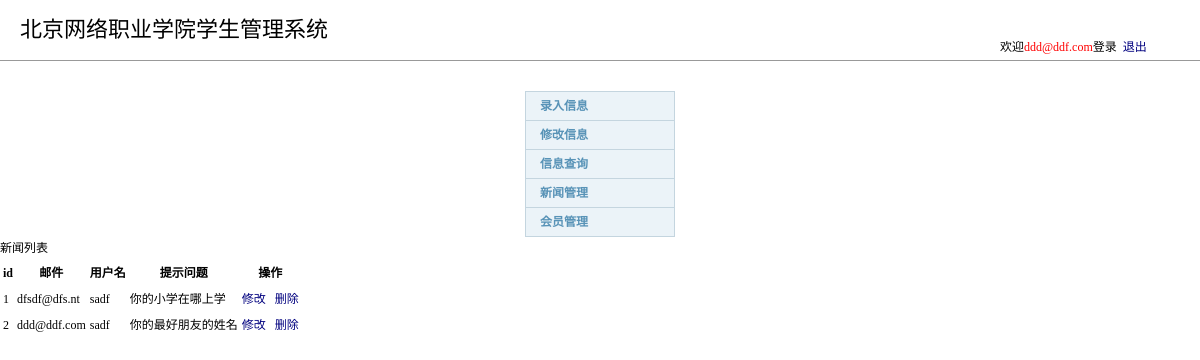
The page /user-vip.php (signed in) on the database its author committed.
### tables this page shows
CREATE TABLE `user` (
  `id` int(11) NOT NULL AUTO_INCREMENT,
  `email` varchar(100) DEFAULT NULL COMMENT '电子邮件，不可重复',
  `name` varchar(100) DEFAULT NULL COMMENT '昵称，可重复',
  `password` varchar(16) DEFAULT NULL COMMENT '密码',
  `question` varchar(255) DEFAULT NULL COMMENT '密码提示问题',
  `answer` varchar(255) DEFAULT NULL COMMENT '忘记密码答案',
  PRIMARY KEY (`id`)
);

### user-vip.php (the view, shortened to what this page needs)
<?php include("head.php"); ?>
<?php
include("conn.php");
$sql = "select id,email,name,question from user";
$result = mysqli_query($conn, $sql);
 ?>
<div class="sui-layout">
	<div class="sidebar">
		<?php include("leftmenu.php"); ?>
	</div>
	<div class="content">
		<p class="sui-text-xxlarge">新闻列表</p>
		<table class="sui-table table-primary">
			<tr>
				<th>id</th>
				<th>邮件</th>
				<th>用户名</th>
				<th>提示问题</th>
				<th>操作</th>
			</tr>
			<?php
			if (mysqli_num_rows($result)>0) {
				while($row=mysqli_fetch_assoc($result)){
					echo "<tr>
					<td>{$row['id']}</td>
					<td>{$row['email']}</td>
					<td>{$row['name']}</td>
					<td>{$row['question']}</td>
					<td>
						<a class='sui-btn btn-small btn-warning' href='user-vip-update.php?kid={$row['id']}'>修改</a>&nbsp;&nbsp;
						<a class='sui-btn btn-small btn-danger' href='user-vip-del.php?kid={$row['id']}'>删除</a>
					</td>
					</tr>";
				}
			}else{
				echo "没有记录";
			}
			?>
		</table>
	</div>
</div>

### css/default.css (style rules this page uses)
body { margin:0;padding:0 0 12px 0;font-size:12px;line-height:22px;font-family:"\5b8b\4f53","Arial Narrow";background:#fff; }
form,ul,li,p,h1,h2,h3,h4,h5,h6 { margin:0;padding:0; }
a { color:#00007F;text-decoration:none; }

### rows shown on the page
user: id "1", email "dfsdf@dfs.nt", name "sadf", question "你的小学在哪上学"
user: id "2", email "ddd@ddf.com", name "sadf", question "你的最好朋友的姓名"

### other values the page prints
$_SESSION['usname'] "ddd@ddf.com"
